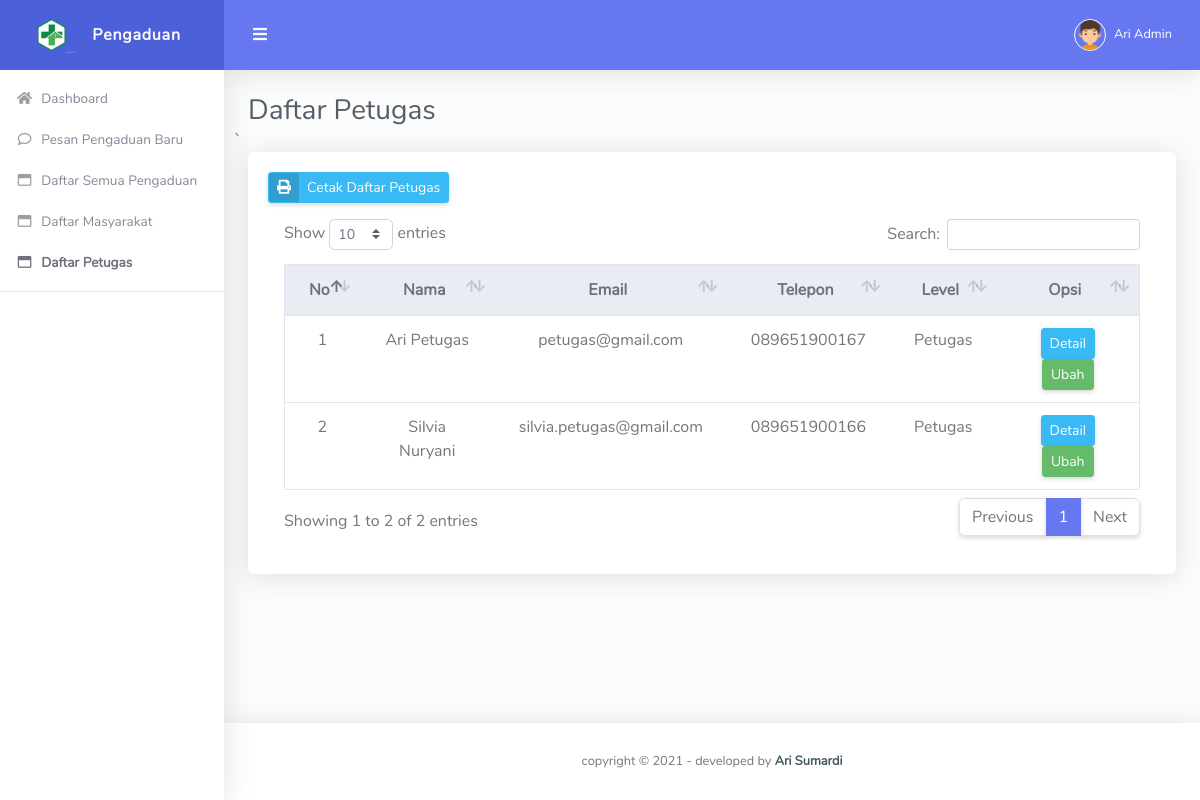
Page /admin/daftar-petugas.php (signed in) on the committed database.
### tables this page shows
CREATE TABLE `tbl_petugas` (
  `id_petugas` int(10) NOT NULL,
  `nama` varchar(90) NOT NULL,
  `email` varchar(50) NOT NULL,
  `telepon` varchar(16) NOT NULL,
  `password` varchar(150) NOT NULL,
  `level` enum('Admin','Petugas') NOT NULL
);

### admin/daftar-petugas.php (the view, shortened to what this page needs)
<!DOCTYPE html>
<html lang="en">
<head>
  <link href="../vendor/fontawesome-free/css/all.min.css" rel="stylesheet" type="text/css">
  <link href="../vendor/bootstrap/css/bootstrap.min.css" rel="stylesheet" type="text/css">
  <link href="../css/ruang-admin.min.css" rel="stylesheet">
  <link href="../vendor/datatables/dataTables.bootstrap4.css"  rel="stylesheet" type="text/css">
</head>
<body id="page-top">
  <div id="wrapper">
    <ul class="navbar-nav sidebar sidebar-light accordion" id="accordionSidebar">
      <a class="sidebar-brand d-flex align-items-center justify-content-center" href="">
        <div class="sidebar-brand-icon">
          <img src="../img/logo/logo2.png">
        </div>
        <div class="sidebar-brand-text mx-3">Pengaduan</div>
      </a>
      <?php include "menu.php"; ?>
      <hr class="sidebar-divider">
    </ul>
    <div id="content-wrapper" class="d-flex flex-column">
      <div id="content">
        <nav class="navbar navbar-expand navbar-light bg-navbar topbar mb-4 static-top">
          <button id="sidebarToggleTop" class="btn btn-link rounded-circle mr-3">
            <i class="fa fa-bars"></i>
          </button>
          <ul class="navbar-nav ml-auto">
            <li class="nav-item dropdown no-arrow">
              <a class="nav-link dropdown-toggle" href="#" id="userDropdown" role="button" data-toggle="dropdown"
                aria-haspopup="true" aria-expanded="false">
                <img class="img-profile rounded-circle" src="../img/boy.png" style="max-width: 60px">
                <span class="ml-2 d-none d-lg-inline text-white small"><?php echo $_SESSION['nama']; ?></span>
              </a>
            </li>
          </ul>
        </nav>
        <div class="container-fluid" id="container-wrapper">
          <div class="d-sm-flex align-items-center justify-content-between mb-0">
            <h1 class="h3 mb-0 text-gray-800">Daftar Petugas</h1>
          </div>
          <div class="row">
         ` <div class="col-lg-12">
            <div class="card mb-4">
              <div class="card-body">
                <div class="row col-lg-12">
                  <a href="cetak-daftar-petugas.php" class="btn btn-sm btn-info btn-icon-split">
                    <span class="icon text-primary-50">
                      <i class="fas fa-print"></i>
                    </span>
                    <span class="text">Cetak Daftar Petugas</span>
                  </a>
                </div>
                <div class="table-responsive p-3">
                  <table class="table align-items-center table-bordered table-flush table-hover" id="tabel-pengaduan">
                    <thead class="thead-light">
                      <tr align="center">
                          <th>No</th>
                          <th>Nama</th>
                          <th>Email</th>
                          <th>Telepon</th>
                          <th>Level</th>
                          <th>Opsi</th>
                      </tr>
                  </thead>
                  <tbody>
                  <?php
                      include '../koneksi.php';
                      $no = 1;
                      $data = mysqli_query($koneksi,"select * from tbl_petugas where level='Petugas'");
                      while($row = mysqli_fetch_array($data))
                      {
                          echo "<tr align='center'>
                          <td>$no</td>
                          <td>".$row['nama']."</td>
                          <td>".$row['email']."</td>
                          <td>".$row['telepon']."</td>
                          <td>".$row['level']."</td>
                          <td>
                            <a class='btn btn-sm btn-info' href='detail-petugas.php?id=".$row['id_petugas']."'> Detail </a>
                            <a class='btn btn-sm btn-success' href='ubah-petugas.php?id=".$row['id_petugas']."'> Ubah </a>
                          </td>
                      </tr>";
                      $no++;
                      }
                  ?>
                  </tbody>
                </table>
                </div>
              </div>
             </div>
            </div>
          </div>
        </div>
      </div>
      <footer class="sticky-footer bg-white">
        <div class="container my-auto">
          <div class="copyright text-center my-auto">
            <span>copyright &copy; <script> document.write(new Date().getFullYear()); </script> - developed by
            <b><a href="">Ari Sumardi</a></b>
            </span>
          </div>
        </div>
      </footer>
    </div>
  </div>
</body>
</html>

### rows in the picture
tbl_petugas: nama "Ari Petugas", email "petugas@gmail.com", telepon "089651900167", level "Petugas"
tbl_petugas: nama "Silvia Nuryani", email "silvia.petugas@gmail.com", telepon "089651900166", level "Petugas"

### other values in the picture
$_SESSION['nama'] "Ari Admin"
